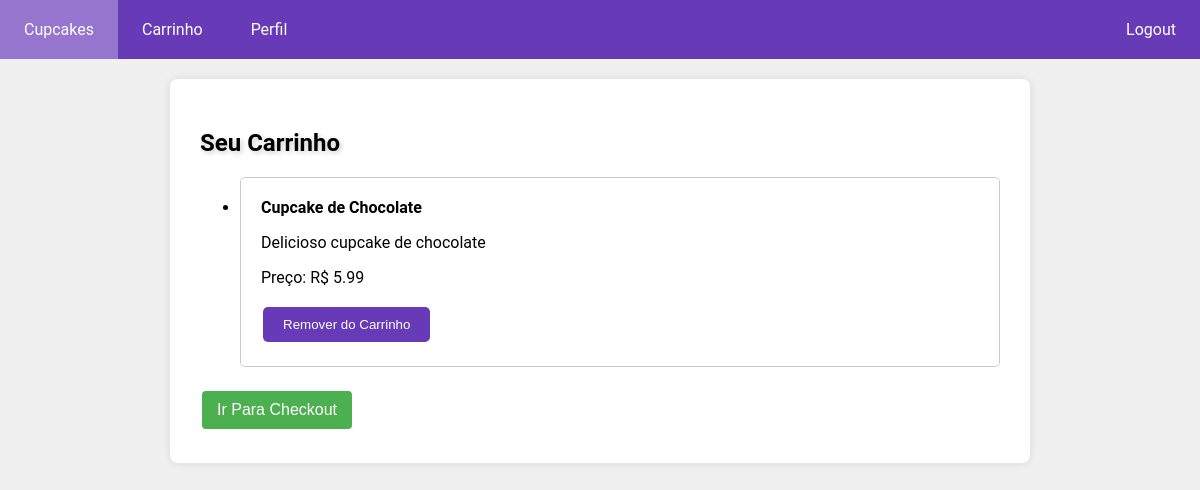
Screenshot of /shopping-cart (signed in) with the database file from the repository.
### tables this page shows
CREATE TABLE produtos (
        id INTEGER PRIMARY KEY,
        nome TEXT UNIQUE NOT NULL,
        descricao TEXT,
        preco REAL NOT NULL
    );

### app.py (the view)
@app.route('/shopping-cart')
def shopping_cart():
    if 'username' in session:
        user_id = obter_usuario_id(session['username'])
        if user_id:
            conn = sqlite3.connect('cupcakes.db')
            cursor = conn.cursor()
            carrinho_id = obter_carrinho_id_do_usuario(session['username'])
            if carrinho_id:
                cursor.execute('''
                    SELECT produtos.nome, produtos.descricao, produtos.preco
                    FROM carrinho
                    JOIN produtos ON carrinho.produto_id = produtos.id
                    WHERE carrinho.usuario_id = ?
                ''', (user_id,))
                cupcakes_no_carrinho = cursor.fetchall()
                conn.close()
                return render_template('shopping_cart.html', cupcakes_no_carrinho=cupcakes_no_carrinho)
    return redirect(url_for('index'))

### app.py (called while the page is built, shortened)
def obter_usuario_id(username):
    conn = sqlite3.connect('cupcakes.db')
    cursor = conn.cursor()
    cursor.execute('SELECT id FROM users WHERE username=?', (username,))
    user_id = cursor.fetchone()
    conn.close()
    return user_id[0] if user_id else None

def obter_carrinho_id_do_usuario(username):
    conn = sqlite3.connect('cupcakes.db')
    cursor = conn.cursor()
    cursor.execute('SELECT id FROM carrinho WHERE usuario_id=?', (obter_usuario_id(username),))
    carrinho_id = cursor.fetchone()
    if carrinho_id:
        carrinho_id = carrinho_id[0]
    conn.close()
    return carrinho_id

### templates/shopping_cart.html (shortened to what this page needs)
<!DOCTYPE html>
<html lang="en">
<head>
    <link rel="stylesheet" href="{{ url_for('static', filename='style.css') }}">
</head>
<body>
    <div class="navbar">
        <a href="{{ url_for('cupcake_list') }}">Cupcakes</a>
        <a href="{{ url_for('shopping_cart') }}">Carrinho</a>
        <a href="{{ url_for('user_profile') }}">Perfil</a>
        <a href="{{ url_for('logout') }}" style="float: right;">Logout</a>
    </div>
    <div class="container">
        <h2>Seu Carrinho</h2>
        <ul>
            {% for cupcake in cupcakes_no_carrinho %}
                <li>
                    <strong>{{ cupcake[0] }}</strong>
                    <p>{{ cupcake[1] }}</p>
                    <p>Preço: R$ {{ cupcake[2] }}</p>
                    <form action="/excluir-do-carrinho" method="post">
                        <input type="submit" value="Remover do Carrinho">
                    </form>
                </li>
            {% endfor %}
        </ul>
        <form action="/checkout" method="POST">
            <button type="submit">Ir Para Checkout</button>
        </form>
    </div>
</body>
</html>

### static/style.css (style rules this page uses)
body { margin: 0; font-family: 'Roboto', sans-serif; background-color: #f0f0f0; }
.navbar { background-color: #673ab7; overflow: hidden; }
.navbar a { float: left; display: block; color: white; text-align: center; padding: 20px 24px; text-decoration: none; }
.container { max-width: 800px; margin: 20px auto; padding: 30px; background-color: #fff; border-radius: 8px; box-shadow: 0 0 10px rgba(0, 0, 0, 0.1); }
.container li { border: 1px solid #ccc; margin-bottom: 20px; padding: 20px; border-radius: 5px; }
input[type="submit"] { background-color: #673ab7; color: white; border: none; padding: 10px 20px; text-decoration: none; margin: 4px 2px; cursor: pointer; border-radius: 5px; }
h2 { text-shadow: 2px 2px 5px #ccc; }
button { background-color: #673ab7; color: white; border: none; padding: 15px 32px; text-align: center; text-decoration: none; display: inline-block; font-size: 16px; margin: 4px 2px; cursor: pointer; border-radius: 5px; }
button { background-color: #4CAF50; color: white; padding: 10px 15px; border: none; border-radius: 4px; cursor: pointer; }

### rows the page displays
produtos: nome "Cupcake de Chocolate", descricao "Delicioso cupcake de chocolate", preco "5.99"
